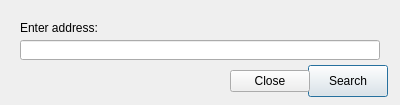
<ui version="4.0">
    <class>InADSGeoCoderDialogBase</class>
    <widget class="QDialog" name="InADSGeoCoderDialogBase">
        <property name="geometry">
            <rect>
                <x>0</x>
                <y>0</y>
                <width>400</width>
                <height>105</height>
            </rect>
        </property>
        <property name="windowTitle">
            <string>InADS GeoCoder</string>
        </property>

        <widget class="QLabel" name="address_label">
            <property name="geometry">
                <rect>
                    <x>20</x>
                    <y>20</y>
                    <width>360</width>
                    <height>16</height>
                </rect>
            </property>
            <property name="text">
                <string>Enter address:</string>
            </property>
        </widget>

        <widget class="QLineEdit" name="address">
            <property name="geometry">
                <rect>
                    <x>20</x>
                    <y>40</y>
                    <width>360</width>
                    <height>20</height>
                </rect>
            </property>
        </widget>

        <widget class="QPushButton" name="geocode_button">
            <property name="geometry">
                <rect>
                    <x>308</x>
                    <y>65</y>
                    <width>80</width>
                    <height>32</height>
                </rect>
            </property>
            <property name="text">
                <string>Search</string>
            </property>
        </widget>

        <widget class="QDialogButtonBox" name="button_box">
            <property name="geometry">
                <rect>
                    <x>30</x>
                    <y>65</y>
                    <width>280</width>
                    <height>32</height>
                </rect>
            </property>
            <property name="orientation">
                <enum>Qt::Horizontal</enum>
            </property>
            <property name="standardButtons">
                <set>QDialogButtonBox::Close</set>
            </property>
        </widget>

    </widget>
    <resources/>
    <connections>
        <connection>
            <sender>button_box</sender>
            <signal>accepted()</signal>
            <receiver>InADSGeoCoderDialogBase</receiver>
            <slot>accept()</slot>
            <hints>
                <hint type="source_label">
                    <x>248</x>
                    <y>254</y>
                </hint>
                <hint type="destination_label">
                    <x>157</x>
                    <y>274</y>
                </hint>
            </hints>
        </connection>
        <connection>
            <sender>button_box</sender>
            <signal>rejected()</signal>
            <receiver>InADSGeoCoderDialogBase</receiver>
            <slot>reject()</slot>
            <hints>
                <hint type="source_label">
                    <x>316</x>
                    <y>260</y>
                </hint>
                <hint type="destination_label">
                    <x>286</x>
                    <y>274</y>
                </hint>
            </hints>
        </connection>
    </connections>
</ui>
